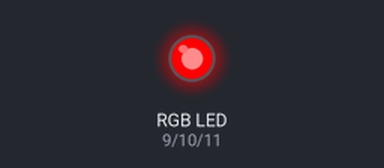
The sketch below on a simulated Arduino Uno, built with avr-gcc and run on an emulated ATmega328P. On the bench: an RGB LED mixed from three pins (HIGH = lit).

Above: at 0.5 s.
At 2.5 s:
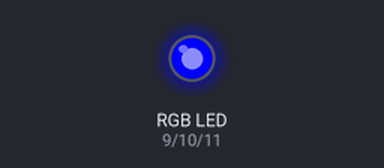
At 3.5 s:
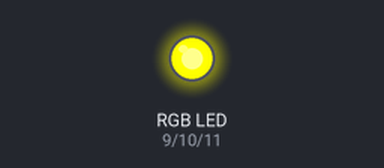
At 4.5 s:
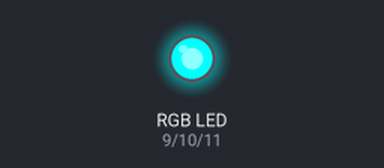
At 6.5 s:
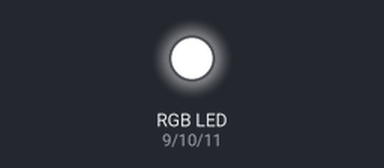
At 9.5 s:
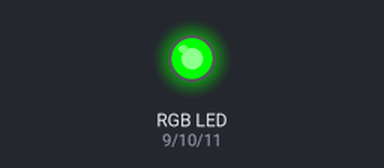
Timing chart, 0 to 10.4 s (numbered marks = the images above):
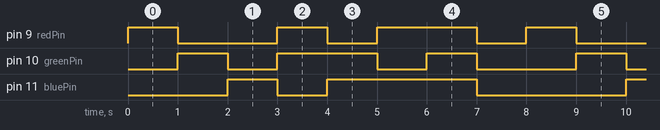

The sketch:

rgb-simple.ino
```cpp
// Define pin connections for RGB channels
const int redPin = 9;    // Pin connected to the red channel of the RGB strip
const int greenPin = 10; // Pin connected to the green channel of the RGB strip
const int bluePin = 11;  // Pin connected to the blue channel of the RGB strip

// Define RGB color values
int redValue = 0;        // Initial red value
int greenValue = 0;      // Initial green value
int blueValue = 0;       // Initial blue value

void setup() {
  // Set RGB pins as output
  pinMode(redPin, OUTPUT);
  pinMode(greenPin, OUTPUT);
  pinMode(bluePin, OUTPUT);
}

void loop() {
  // Cycle through various colors

  // Red
  setColor(255, 0, 0);
  delay(1000);

  // Green
  setColor(0, 255, 0);
  delay(1000);

  // Blue
  setColor(0, 0, 255);
  delay(1000);

  // Yellow
  setColor(255, 255, 0);
  delay(1000);

  // Cyan
  setColor(0, 255, 255);
  delay(1000);

  // Magenta
  setColor(255, 0, 255);
  delay(1000);

  // White
  setColor(255, 255, 255);
  delay(1000);

  // Off
  setColor(0, 0, 0);
  delay(1000);
}

// Function to set the color of the RGB strip
void setColor(int red, int green, int blue) {
  analogWrite(redPin, red);    // Set red channel
  analogWrite(greenPin, green);// Set green channel
  analogWrite(bluePin, blue);  // Set blue channel
}
```

Measured:
- by itself, pin 9 (redPin): repeats every 8.0 s: LOW 2.0 s, HIGH 1.0 s, LOW 1.0 s, HIGH 2.0 s, LOW 1.0 s, HIGH 1.0 s
- by itself, pin 10 (greenPin): repeats every 8.0 s: LOW 1.0 s, HIGH 2.0 s, LOW 1.0 s, HIGH 1.0 s, LOW 2.0 s, HIGH 1.0 s
- by itself, pin 11 (bluePin): repeats every 8.0 s: LOW 1.0 s, HIGH 3.0 s, LOW 3.0 s, HIGH 1.0 s
